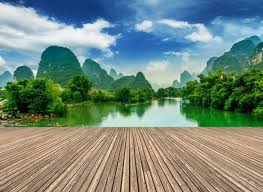
#> input picture 1.jpeg, 263 x 192 px
$ jupyter execute simple_image_segmentation.ipynb   (shell and % lines are left out)
#> lines starting #> are read from the running program, lines starting #| are printed output that depends on the picture; after the words box and inside, x2 and y2 are one past the last pixel; in counts of white or black regions, pixels touching at a corner belong together
Region-based Segmentation

[cell 1]
# tutorial link:
# https://www.analyticsvidhya.com/blog/2019/04/introduction-image-segmentation-techniques-python/

from skimage.color import rgb2gray
import numpy as np
import cv2
import matplotlib.pyplot as plt
from scipy import ndimage

# Region-based Segmentation
image = plt.imread('1.jpeg')
#> image is the input picture: shape (192, 263, 3); mean R, G, B 117.1, 137.1, 125.4

print(image.shape)
#| (192, 263, 3)

plt.imshow(image)

[cell 2]
gray = rgb2gray(image)
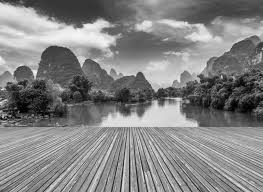
#> gray: shape (192, 263) float64; min 0, max 0.983, mean 0.518
plt.imshow(gray,cmap='gray')

[cell 3]
gray_r = gray.reshape(gray.shape[0]*gray.shape[1])
for i in range(gray_r.shape[0]):
    if gray_r[i] > gray_r.mean():
        gray_r[i] = 1
    else:
        gray_r[i] = 0
gray = gray_r.reshape(gray.shape[0],gray.shape[1])
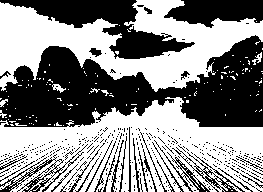
#> gray: shape (192, 263) float64; values 0 (black) and 1 (white), 53.8% white; 427 black regions (395 under 20 px), largest, box (x1, y1, x2, y2) and area: (0, 35, 263, 127) 13431, (0, 0, 195, 59) 4067, (164, 0, 263, 28) 1921
plt.imshow(gray, cmap='gray')

[cell 4]
gray = rgb2gray(image)
gray_r = gray.reshape(gray.shape[0]*gray.shape[1])
for i in range(gray_r.shape[0]):
    if gray_r[i] > gray_r.mean():
        gray_r[i] = 3
    elif gray_r[i] > 0.5:
        gray_r[i] = 2
    elif gray_r[i] > 0.25:
        gray_r[i] = 1
    else:
        gray_r[i] = 0
gray = gray_r.reshape(gray.shape[0],gray.shape[1])
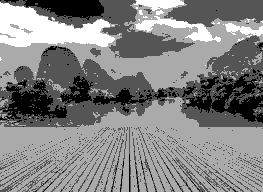
#> gray: shape (192, 263) float64; min 0, max 3, mean 1.53; drawn with min black and max white
plt.imshow(gray, cmap='gray')

Edge Detection Segmentation

Sobel filter (horizontal) =
1 	2 	1
0 	0 	0
-1 	-2 	-1


Sobel filter (vertical) =
-1 	0 	1
-2 	0 	2
-1 	0 	1

detect both horizontal and vertical edges at the same time. This is called the laplace operator:
1 	1 	1
1 	-8 	1
1 	1 	1

[cell 5]
image = plt.imread('1.jpeg')
# converting to grayscale
gray = rgb2gray(image)

# defining the sobel filters
sobel_horizontal = np.array([np.array([1, 2, 1]), np.array([0, 0, 0]), np.array([-1, -2, -1])])

sobel_vertical = np.array([np.array([-1, 0, 1]), np.array([-2, 0, 2]), np.array([-1, 0, 1])])

out_h = ndimage.convolve(gray, sobel_horizontal, mode='reflect')
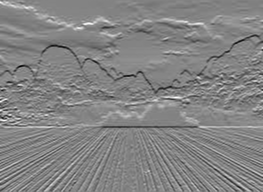
#> out_h: shape (192, 263) float64; min -2.56, max 2.41, mean 0.0081; drawn with min black and max white

# here mode determines how the input array is extended when the filter overlaps a border.

plt.imshow(out_h, cmap='gray')

[cell 6]
out_v = ndimage.convolve(gray, sobel_vertical, mode='reflect')
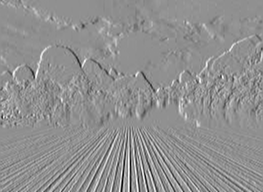
#> out_v: shape (192, 263) float64; min -2.91, max 2.24, mean 0.00491; drawn with min black and max white
plt.imshow(out_v, cmap='gray')

[cell 7]
kernel_laplace = np.array([np.array([1, 1, 1]), np.array([1, -8, 1]), np.array([1, 1, 1])])

out_l = ndimage.convolve(gray, kernel_laplace, mode='reflect')
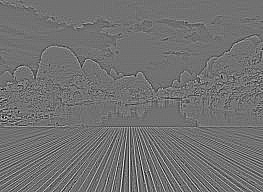
#> out_l: shape (192, 263) float64; min -2.72, max 3.38, mean -2e-18; drawn with min black and max white
plt.imshow(out_l, cmap='gray')

Image Segmentation based on Clustering

[cell 8]
pic = plt.imread('1.jpeg')/255  # dividing by 255 to bring the pixel values between 0 and 1

pic_n = pic.reshape(pic.shape[0]*pic.shape[1], pic.shape[2])

from sklearn.cluster import KMeans
kmeans = KMeans(n_clusters=5, random_state=0).fit(pic_n)
pic2show = kmeans.cluster_centers_[kmeans.labels_]

cluster_pic = pic2show.reshape(pic.shape[0], pic.shape[1], pic.shape[2])
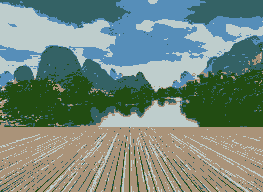
#> cluster_pic: shape (192, 263, 3) float64; mean R, G, B 0.459, 0.537, 0.491
plt.imshow(cluster_pic)
